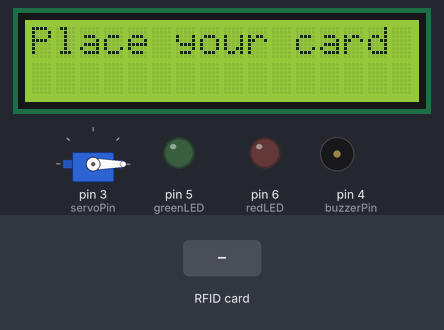
Bench run of a sketch on a simulated Arduino Uno, built with avr-gcc and run on an emulated ATmega328P. On the bench: 16×2 character LCD, servo, output pins drawn as LEDs (lit = HIGH), buzzer (waves = sounding). Inputs (shaded band) come from the test bench. Pins used as bus, display or sensor lines are not drawn; what the sketch prints to the serial monitor is not drawn.

Above: at 4.3 s.
4.4 s: RFID card 63 B8 64 F7 held to the reader
At 4.65 s:
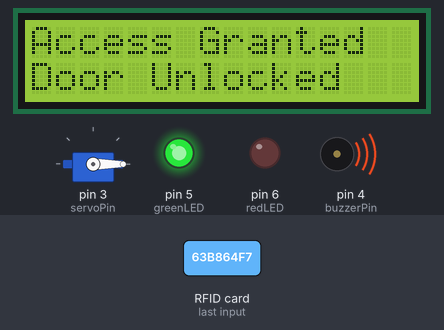
At 5.8 s:
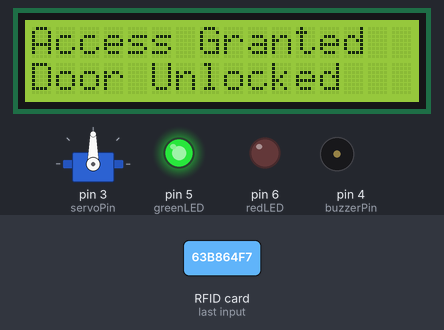
6.3 s: RFID card 5E 7A 19 C4 held to the reader
At 8.7 s:
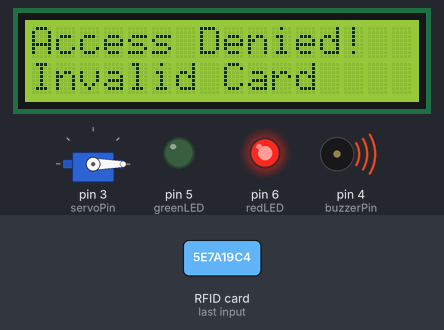
Timing chart, 0 to 10.5 s (numbered marks = the images above; inputs shaded):
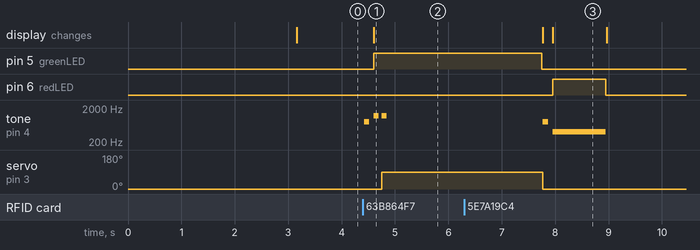

Measured:
- after the input at 4.4 s, pin 5 (greenLED): LOW → HIGH after 0.20 s; tone on pin 4 (buzzerPin): plays 800 Hz for 0.10 s, 1200 Hz for 0.10 s, 1200 Hz for 0.10 s, starting at once; servo on pin 3 (servoPin): 0° → 90° after 0.35 s; the display: changes after 0.20 s (image 1)
- after the input at 6.3 s, pin 6 (redLED): LOW → HIGH after 1.7 s, → LOW 1.0 s later; tone on pin 4 (buzzerPin): silent → 800 Hz after 1.5 s, → silent 0.10 s later, → 400 Hz 0.08 s later, → silent 1.0 s later; the display: first differs from a run without the input after 1.7 s (image 3)
- what the display in image 3 shows lasts 1.0 s, from 8.0 s to 9.0 s

The sketch:

main.ino
```cpp
#include <SPI.h>
#include <MFRC522.h>
#include <Servo.h>
#include <Wire.h>
#include <LiquidCrystal_I2C.h>

// RFID Setup
#define RST_PIN 9
#define SS_PIN 10
MFRC522 rfid(SS_PIN, RST_PIN);

// LCD Setup
LiquidCrystal_I2C lcd(0x27, 16, 2); // Change to 0x3F if your LCD uses that address

// Servo and other components
Servo lockServo;
const int servoPin = 3;
const int buzzerPin = 4;
const int greenLED = 5;
const int redLED = 6;

// List of authorized UIDs
byte authorizedUIDs[][4] = {
  {0x63, 0xB8, 0x64, 0xF7}   // Card 2
};

const int numberOfCards = sizeof(authorizedUIDs) / sizeof(authorizedUIDs[0]);

void setup() {
  Serial.begin(9600);
  SPI.begin();
  rfid.PCD_Init();

  lcd.begin(16, 2);
  lcd.setBacklight(1);

  // Show project name at startup
  lcd.setCursor(0, 0);
  lcd.print("RFID Door Lock");
  lcd.setCursor(0, 1);
  lcd.print("System Initializing");
  delay(3000);

  lcd.clear();
  lcd.setCursor(0, 0);
  lcd.print("Place your card");

  lockServo.attach(servoPin);
  pinMode(buzzerPin, OUTPUT);
  pinMode(greenLED, OUTPUT);
  pinMode(redLED, OUTPUT);

  lockServo.write(0); // Locked position
  Serial.println("Place your RFID card...");
}

void loop() {
  if (!rfid.PICC_IsNewCardPresent() || !rfid.PICC_ReadCardSerial()) return;

  // Buzzer for every scan attempt
  tone(buzzerPin, 800, 100);
  delay(150);

  Serial.print("UID tag : ");
  for (byte i = 0; i < rfid.uid.size; i++) {
    Serial.print(rfid.uid.uidByte[i], HEX);
    Serial.print(" ");
  }
  Serial.println();

  if (isAuthorized(rfid.uid.uidByte)) {
    Serial.println("Access Granted");

    lcd.clear();
    lcd.setCursor(0, 0);
    lcd.print("Access Granted");
    lcd.setCursor(0, 1);
    lcd.print("Door Unlocked");

    digitalWrite(greenLED, HIGH);

    // Valid card buzzer pattern
    tone(buzzerPin, 1200, 100);
    delay(150);
    tone(buzzerPin, 1200, 100);

    lockServo.write(90); // Unlock
    delay(3000);
    lockServo.write(0);  // Lock again
    digitalWrite(greenLED, LOW);
  } else {
    Serial.println("Access Denied");

    lcd.clear();
    lcd.setCursor(0, 0);
    lcd.print("Access Denied!");
    lcd.setCursor(0, 1);
    lcd.print("Invalid Card");

    digitalWrite(redLED, HIGH);

    // Invalid card buzzer pattern
    tone(buzzerPin, 400, 1000);
    delay(1000);

    digitalWrite(redLED, LOW);
  }

  lcd.clear();
  lcd.setCursor(0, 0);
  lcd.print("Place your card");

  rfid.PICC_HaltA();
  rfid.PCD_StopCrypto1();
}

bool isAuthorized(byte *uid) {
  for (int i = 0; i < numberOfCards; i++) {
    bool match = true;
    for (byte j = 0; j < 4; j++) {
      if (uid[j] != authorizedUIDs[i][j]) {
        match = false;
        break;
      }
    }
    if (match) return true;
  }
  return false;
}
```
